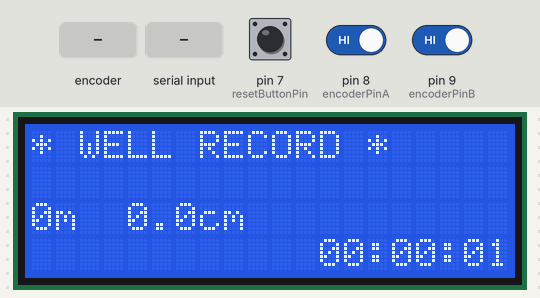
The sketch below on a simulated Arduino Uno, built with avr-gcc and run on an emulated ATmega328P. On the bench: 20×4 character LCD. The test bench sets the inputs (shaded band); at power-on: pin 7 (resetButtonPin) LOW, pin 8 (encoderPinA) HIGH, pin 9 (encoderPinB) HIGH. What the sketch prints to the serial monitor is not drawn.

Above: at 1.2 s.
1.3 s: rotary encoder on pin 8 (encoderPinA) / pin 9 (encoderPinB) turned 1 step (first pin leading)
At 2.8 s:
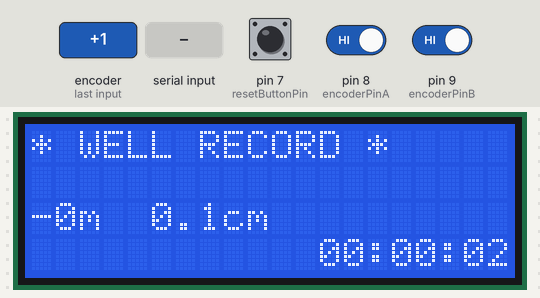
3.0 s: "RESET\n" received over Serial
At 4.8 s:
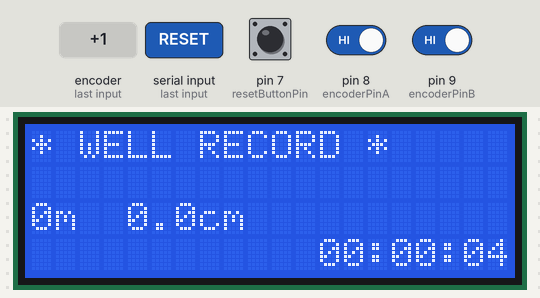
5.5 s: rotary encoder on pin 8 (encoderPinA) / pin 9 (encoderPinB) turned 1 step (first pin leading)
At 6.6 s:
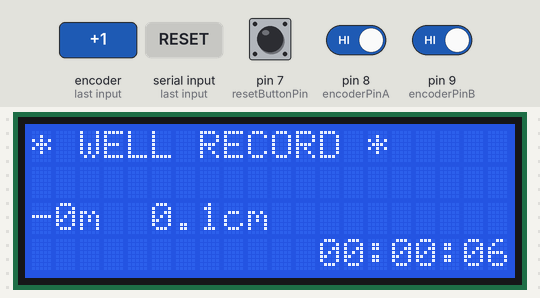
7.2 s: pin 7 (resetButtonPin) pulled HIGH for 0.15 s
At 8.8 s:
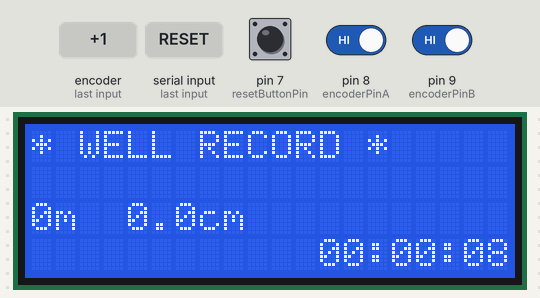
Timing chart, 0 to 10.3 s (numbered marks = the images above; inputs shaded):
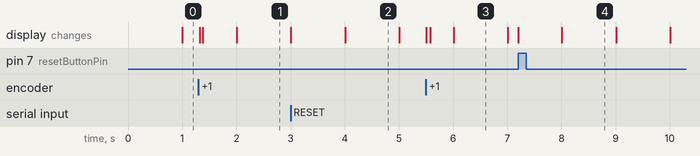

Measured:
- after the input at 1.3 s, the display: first changes at once (image 1 shows a later state)
- what the display in image 2 shows lasts 1.0 s, from 4.0 s to 5.0 s

The sketch:

arduino_encoder_display.ino
```cpp
/*
  WELL RECORD - Sistema de metragem de cabo para inspeção de poços artesianos
  Encoder óptico E38S6G5-360B-G24N (360 PPR) acoplado a carretel de 20cm
  + display LCD 4x20 (modo paralelo) + comunicação serial com app Python
  Arduino Uno

  Funcionalidades:
    - Calcula metragem do cabo em centímetros (considera frente/trás)
    - Mostra no LCD: título fixo, metragem atual e tempo ligado (HH:MM:SS)
    - Botão físico zera o contador
    - Protocolo serial para app Python:
        * Arduino -> PC: envia "CM:<valor>;PULSES:<valor>;TIME:<HH:MM:SS>"
          a cada 200ms, continuamente (não só quando muda)
        * PC -> Arduino: comando "RESET" (seguido de \n) zera o contador
          remotamente, igual ao botão físico

  Ligações:

  LCD 4x20 (modo paralelo - 4 bits):
    RS  -> Pino 12
    EN  -> Pino 11
    D4  -> Pino 5
    D5  -> Pino 4
    D6  -> Pino 3
    D7  -> Pino 2
    RW  -> GND
    VSS -> GND
    VDD -> 5V
    V0  -> GND (sem potenciômetro, contraste fixo no máximo)
    A (LED+) -> 5V (via resistor ~220 ohm, se o módulo não tiver embutido)
    K (LED-) -> GND

  Encoder E38S6G5-360B-G24N (acoplado ao carretel de 20cm de diâmetro):
    A   -> Pino 8
    B   -> Pino 9
    +   -> 5V (verificar tensão de alimentação do seu modelo)
    GND -> GND

  Botão de zerar o contador:
    Sinal -> Pino 7 (nível lógico 1 = pressionado)
    GND   -> GND (via resistor pull-down externo)

  IMPORTANTE sobre os pinos do encoder e do botão:
  Os pinos 8, 9 e 7 não suportam attachInterrupt() no Arduino Uno
  (só os pinos 2 e 3 suportam interrupção externa nativa, e aqui
  eles já estão ocupados pelo LCD). Por isso usamos Interrupção
  por Mudança de Pino (PCINT):
    - Encoder (pinos 8/9) -> grupo PCINT0
    - Botão (pino 7)      -> grupo PCINT2
*/

#include <LiquidCrystal.h>

// ---------- LCD pins ----------
const int rs = 12, en = 11, d4 = 5, d5 = 4, d6 = 3, d7 = 2;
LiquidCrystal lcd(rs, en, d4, d5, d6, d7);
const String display_fixed_msg = "* WELL RECORD *";

// ---------- Encoder pins ----------
const int encoderPinA = 8;
const int encoderPinB = 9;

// ---------- Reset button pin ----------
const int resetButtonPin = 7;

// ---------- Reel mechanical parameters ----------
const float reelDiameterCm = 6.5;
const float circumferenceCm = reelDiameterCm * PI; // ~20.4203 cm/revolution
const int pulsesPerRevolution = 360;
const int quadratureFactor = 4; // full quadrature decoding = 1440 pulses/revolution
const float cmPerPulse = circumferenceCm / (pulsesPerRevolution * quadratureFactor);

// ---------- Variables shared with interrupts ----------
volatile long pulseCounter = 0;
volatile uint8_t lastEncoderState = 0;
volatile bool dataChanged = true;

volatile unsigned long lastButtonTime = 0;
const unsigned long buttonDebounceMs = 200;

// ---------- Periodic send control for the Python app ----------
unsigned long lastSerialSendTime = 0;
const unsigned long serialIntervalMs = 200; // sends status every 200ms

// ---------- Display cache (avoids redrawing the LCD unnecessarily) ----------
char previousCmLine[21] = "";
char previousTimeLine[21] = "";

void setup() {
  pinMode(encoderPinA, INPUT_PULLUP);
  pinMode(encoderPinB, INPUT_PULLUP);
  pinMode(resetButtonPin, INPUT); // active-high signal - uses external pull-down

  Serial.begin(115200);

  lcd.begin(20, 4);
  lcd.setCursor(0, 0);
  lcd.print(display_fixed_msg);

  // Store the initial state of both encoder channels
  lastEncoderState = (digitalRead(encoderPinA) << 1) | digitalRead(encoderPinB);

  // Enable pin change interrupt for PCINT0 group (pins 8-13) - encoder
  PCICR |= (1 << PCIE0);
  PCMSK0 |= (1 << PCINT0);  // pin 8 = PCINT0
  PCMSK0 |= (1 << PCINT1);  // pin 9 = PCINT1

  // Enable pin change interrupt for PCINT2 group (pins 0-7) - button
  PCICR |= (1 << PCIE2);
  PCMSK2 |= (1 << PCINT23); // pin 7 = PCINT23
}

void loop() {
  processSerialCommands();

  unsigned long now = millis();
  bool timeToSend = (now - lastSerialSendTime) >= serialIntervalMs;

  if (dataChanged || timeToSend) {
    dataChanged = false;
    if (timeToSend) lastSerialSendTime = now;
    updateDisplayAndSerial(timeToSend);
  }
}

// ---------- Reads commands coming from the Python app over serial ----------
void processSerialCommands() {
  while (Serial.available() > 0) {
    String cmd = Serial.readStringUntil('\n');
    cmd.trim();

    if (cmd.equalsIgnoreCase("RESET")) {
      noInterrupts();
      pulseCounter = 0;
      interrupts();
      dataChanged = true;
      Serial.println("OK:RESET");
    }
  }
}

// ---------- Pin change interrupt (pins 8 and 9) - encoder ----------
ISR(PCINT0_vect) {
  uint8_t a = digitalRead(encoderPinA);
  uint8_t b = digitalRead(encoderPinB);
  uint8_t currentState = (a << 1) | b;

  uint8_t transition = (lastEncoderState << 2) | currentState;

  switch (transition) {
    case 0b0001:
    case 0b0111:
    case 0b1110:
    case 0b1000:
      pulseCounter++;
      break;

    case 0b0010:
    case 0b1011:
    case 0b1101:
    case 0b0100:
      pulseCounter--;
      break;

    // other combinations = noise/invalid reading, ignore
  }

  lastEncoderState = currentState;
  dataChanged = true;
}

// ---------- Pin change interrupt (pin 7) - reset button ----------
ISR(PCINT2_vect) {
  // Active-high signal (1) = button pressed
  if (digitalRead(resetButtonPin) == HIGH) {
    unsigned long now = millis();
    if (now - lastButtonTime > buttonDebounceMs) {
      pulseCounter = 0;
      dataChanged = true;
      lastButtonTime = now;
    }
  }
}

// ---------- Updates the LCD and sends status over serial ----------
void updateDisplayAndSerial(bool sendSerial) {
  long pulses;
  noInterrupts();
  pulses = pulseCounter;
  interrupts();

  float cm = pulses * cmPerPulse;

  unsigned long totalSeconds = millis() / 1000;
  int hours = (totalSeconds / 3600) % 100; // 2-digit display limit
  int minutes = (totalSeconds / 60) % 60;
  int seconds = totalSeconds % 60;

  char timeBuf[9]; // "00:00:00"
  sprintf(timeBuf, "%02d:%02d:%02d", hours, minutes, seconds);

  // ---------- Line 3 (index 2): cable length in meters + centimeters ----------
  bool isNegative = cm < 0;
  float absCm = fabs(cm);
  int meters = (int)(absCm / 100.0);
  float remainderCm = absCm - (meters * 100.0);

  char remainderStr[8];
  dtostrf(remainderCm, 4, 1, remainderStr); // e.g. "34.5"

  char cmLineBuf[21];
  snprintf(cmLineBuf, sizeof(cmLineBuf), "%s%dm %scm",
           isNegative ? "-" : "", meters, remainderStr);
  // Pad the rest of the line with spaces to erase leftover old text
  int len = strlen(cmLineBuf);
  for (int i = len; i < 20; i++) cmLineBuf[i] = ' ';
  cmLineBuf[20] = '\0';

  if (strcmp(cmLineBuf, previousCmLine) != 0) {
    strcpy(previousCmLine, cmLineBuf);
    lcd.setCursor(0, 2);
    lcd.print(cmLineBuf);
  }

  // ---------- Line 4 (index 3): uptime, right-aligned ----------
  char timeLineBuf[21];
  memset(timeLineBuf, ' ', 20);
  timeLineBuf[20] = '\0';
  int startCol = 20 - 8; // "00:00:00" is 8 characters
  memcpy(&timeLineBuf[startCol], timeBuf, 8);

  if (strcmp(timeLineBuf, previousTimeLine) != 0) {
    strcpy(previousTimeLine, timeLineBuf);
    lcd.setCursor(0, 3);
    lcd.print(timeLineBuf);
  }

  // ---------- Periodic send to the Python app ----------
  if (sendSerial) {
    Serial.print("CM:");
    Serial.print(cm, 2);
    Serial.print(";PULSES:");
    Serial.print(pulses);
    Serial.print(";TIME:");
    Serial.println(timeBuf);
  }
}
```
